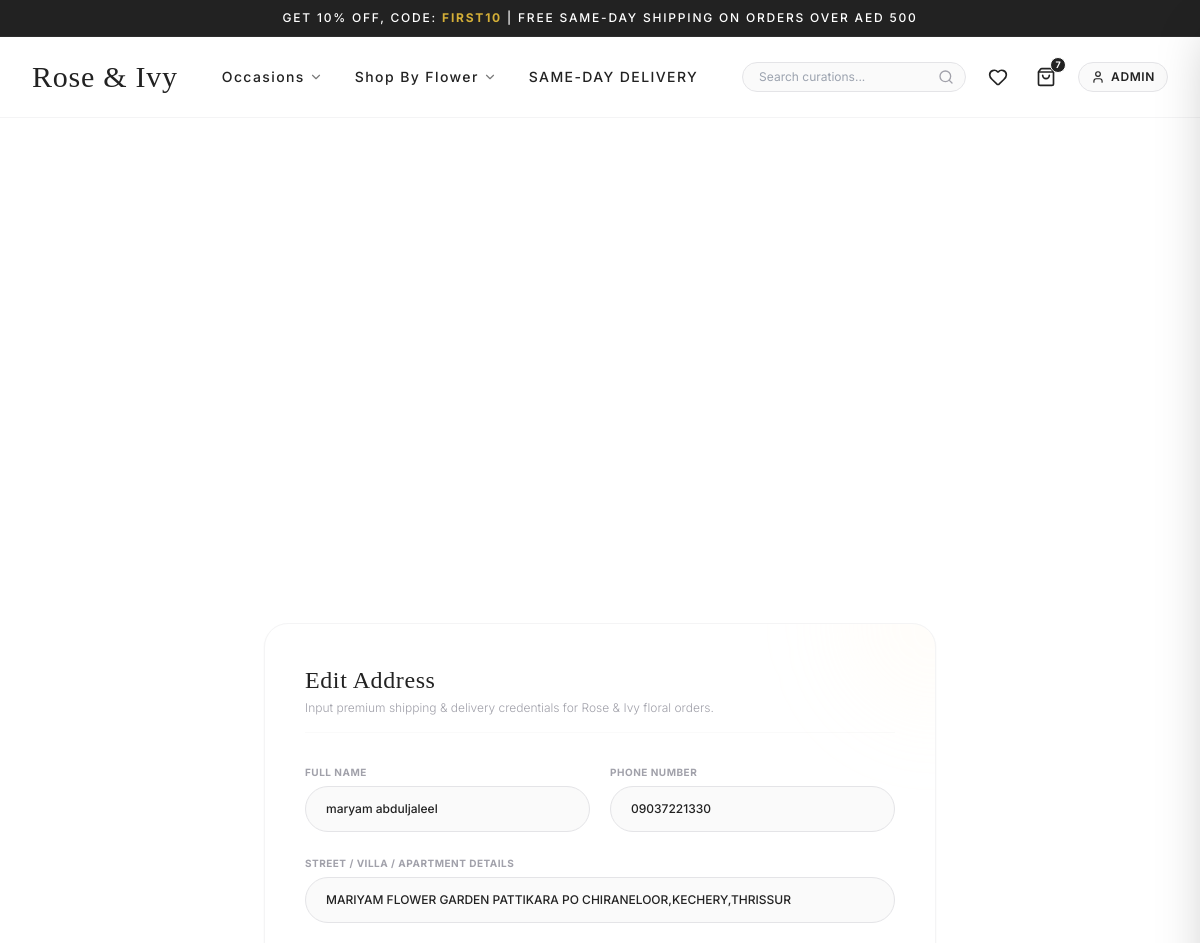
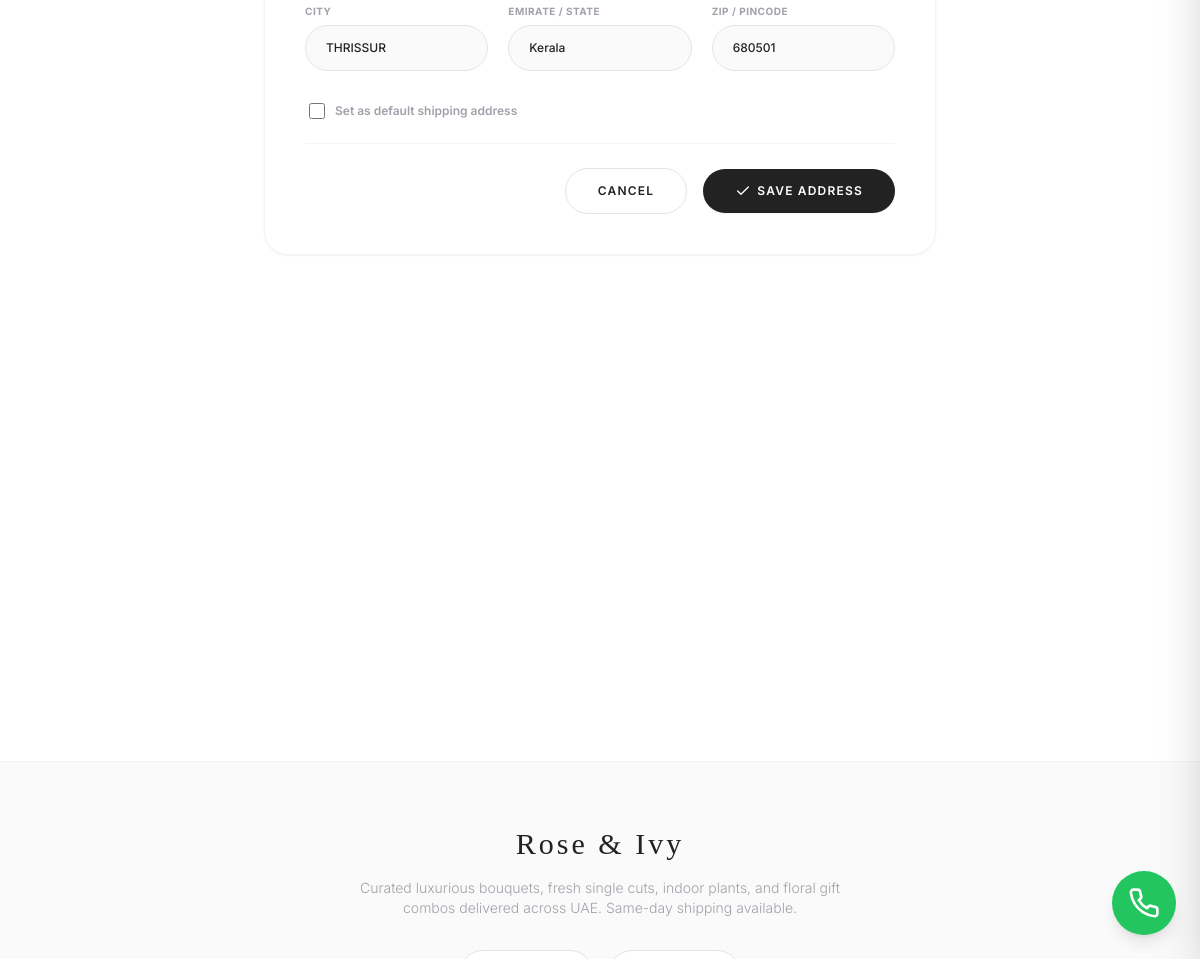
Page /accounts/address/1/edit/ (signed in) on the committed database (2 pictures, top to bottom).
### accounts/models.py (models this page shows, shortened)
class Address(models.Model):
    user = models.ForeignKey(User, on_delete=models.CASCADE, related_name='addresses')
    full_name = models.CharField(max_length=100)
    phone = models.CharField(max_length=15)
    street = models.CharField(max_length=255)
    city = models.CharField(max_length=100)
    state = models.CharField(max_length=100)
    pincode = models.CharField(max_length=10)
    is_default = models.BooleanField(default=False)
    class Meta:
        verbose_name_plural = "Addresses"

### accounts/views.py (the view)
# urls.py: path('address/<int:pk>/edit/', views.address_update_view, name='address_edit'),
@login_required
def address_update_view(request, pk):
    address = get_object_or_404(Address, pk=pk, user=request.user)
    if request.method == 'POST':
        form = AddressForm(request.POST, instance=address)
        if form.is_valid():
            form.save()
            messages.success(request, "Delivery address successfully updated.")
            return redirect('accounts:profile')
    else:
        form = AddressForm(instance=address)
    return render(request, 'accounts/address_form.html', {'form': form, 'title': 'Edit Address'})

### accounts/views.py
class AddressForm(forms.ModelForm):
    class Meta:
        model = Address
        fields = ['full_name', 'phone', 'street', 'city', 'state', 'pincode', 'is_default']
        widgets = {
            'full_name': forms.TextInput(attrs={'class': 'form-control', 'placeholder': 'Full Name'}),
            'phone': forms.TextInput(attrs={'class': 'form-control', 'placeholder': 'Phone Number'}),
            'street': forms.TextInput(attrs={'class': 'form-control', 'placeholder': 'Street Address'}),
            'city': forms.TextInput(attrs={'class': 'form-control', 'placeholder': 'City'}),
            'state': forms.TextInput(attrs={'class': 'form-control', 'placeholder': 'State'}),
            'pincode': forms.TextInput(attrs={'class': 'form-control', 'placeholder': 'Pincode'}),
            'is_default': forms.CheckboxInput(attrs={'class': 'form-check-input'}),
        }

### cart/context_processors.py (called while the page is built)
def cart_processor(request):
    cart_total_items = 0
    if request.user.is_authenticated:
        cart = Cart.objects.filter(user=request.user).first()
        if cart:
            cart_total_items = cart.total_items
    else:
        session_key = request.session.session_key
        if session_key:
            cart = Cart.objects.filter(session_key=session_key).first()
            if cart:
                cart_total_items = cart.total_items
    return {
        'cart_total_items': cart_total_items
    }

### cart/models.py (called while the page is built)
    @property
    def total_items(self):
        return sum(item.quantity for item in self.items.all())

### core/context_processors.py (called while the page is built)
def social_settings(request):
    return {
        'settings': {
            'WHATSAPP_PHONE_NUMBER': getattr(settings, 'WHATSAPP_PHONE_NUMBER', '971501234567'),
            'INSTAGRAM_USERNAME': getattr(settings, 'INSTAGRAM_USERNAME', 'roseandivyflowers'),
        }
    }

### templates/accounts/address_form.html (shortened to what this page needs)
{% extends 'base.html' %}
{% load static %}
{% block content %}
<div class="flex items-center justify-center min-h-[80vh] py-12 px-4 select-none">
    <div class="w-full max-w-2xl bg-white border border-zinc-100 p-8 md:p-10 rounded-3xl shadow-sm relative overflow-hidden">
        <div class="absolute -top-24 -right-24 w-48 h-48 bg-brandChampagne/10 rounded-full blur-2xl"></div>
        <div class="text-left mb-8 border-b border-zinc-50 pb-4">
            <h2 class="font-serif text-2xl font-medium text-brandCharcoal tracking-wide mb-1">{{ title }}</h2>
            <p class="text-zinc-400 text-xs font-light">Input premium shipping & delivery credentials for Rose & Ivy floral orders.</p>
        </div>
        <form method="POST" class="space-y-6">
            <div class="grid grid-cols-1 md:grid-cols-2 gap-5">
                <div class="space-y-1.5">
                    <label for="id_full_name" class="text-[10px] uppercase tracking-wider font-bold text-zinc-400 block">Full Name</label>
                    <input type="text" name="full_name" id="id_full_name" required placeholder="Recipient's name"
                           value="{{ form.full_name.value|default:'' }}"
                           class="w-full bg-zinc-50 border border-zinc-200 rounded-full py-3.5 px-5 text-xs text-brandCharcoal font-medium focus:outline-none focus:border-brandGold transition-all">
                </div>
                <div class="space-y-1.5">
                    <label for="id_phone" class="text-[10px] uppercase tracking-wider font-bold text-zinc-400 block">Phone Number</label>
                    <input type="text" name="phone" id="id_phone" required placeholder="e.g. +971 50 123 4567"
                           value="{{ form.phone.value|default:'' }}"
                           class="w-full bg-zinc-50 border border-zinc-200 rounded-full py-3.5 px-5 text-xs text-brandCharcoal font-medium focus:outline-none focus:border-brandGold transition-all">
                </div>
            </div>
            <div class="space-y-1.5">
                <label for="id_street" class="text-[10px] uppercase tracking-wider font-bold text-zinc-400 block">Street / Villa / Apartment Details</label>
                <input type="text" name="street" id="id_street" required placeholder="e.g. Villa 14, St. 28, Jumeirah 1"
                       value="{{ form.street.value|default:'' }}"
                       class="w-full bg-zinc-50 border border-zinc-200 rounded-full py-3.5 px-5 text-xs text-brandCharcoal font-medium focus:outline-none focus:border-brandGold transition-all">
            </div>
            <div class="grid grid-cols-1 md:grid-cols-3 gap-5">
                <div class="space-y-1.5">
                    <label for="id_city" class="text-[10px] uppercase tracking-wider font-bold text-zinc-400 block">City</label>
                    <input type="text" name="city" id="id_city" required placeholder="e.g. Dubai"
                           value="{{ form.city.value|default:'' }}"
                           class="w-full bg-zinc-50 border border-zinc-200 rounded-full py-3.5 px-5 text-xs text-brandCharcoal font-medium focus:outline-none focus:border-brandGold transition-all">
                </div>
                <div class="space-y-1.5">
                    <label for="id_state" class="text-[10px] uppercase tracking-wider font-bold text-zinc-400 block">Emirate / State</label>
                    <input type="text" name="state" id="id_state" required placeholder="e.g. Dubai / Abu Dhabi"
                           value="{{ form.state.value|default:'' }}"
                           class="w-full bg-zinc-50 border border-zinc-200 rounded-full py-3.5 px-5 text-xs text-brandCharcoal font-medium focus:outline-none focus:border-brandGold transition-all">
                </div>
                <div class="space-y-1.5">
                    <label for="id_pincode" class="text-[10px] uppercase tracking-wider font-bold text-zinc-400 block">Zip / Pincode</label>
                    <input type="text" name="pincode" id="id_pincode" required placeholder="e.g. 00000 / Jumeirah"
                           value="{{ form.pincode.value|default:'' }}"
                           class="w-full bg-zinc-50 border border-zinc-200 rounded-full py-3.5 px-5 text-xs text-brandCharcoal font-medium focus:outline-none focus:border-brandGold transition-all">
                </div>
            </div>
            <div class="flex items-center gap-2.5 pt-2 pl-1">
                <input type="checkbox" name="is_default" id="id_is_default"
                       class="w-4 h-4 text-brandGold border-zinc-300 rounded focus:ring-brandGold/40 bg-zinc-50">
                <label for="id_is_default" class="text-xs text-zinc-400 font-semibold cursor-pointer">
                    Set as default shipping address
                </label>
            </div>
            <div class="flex items-center justify-end gap-4 pt-6 border-t border-zinc-100">
                <a href="{% url 'accounts:profile' %}"
                   class="border border-zinc-200 text-brandCharcoal hover:bg-zinc-50 transition-colors text-xs font-semibold uppercase tracking-widest px-8 py-3.5 rounded-full">
                    Cancel
                </a>
                <button type="submit"
                        class="bg-brandCharcoal hover:bg-brandGold text-white transition-all duration-300 text-xs font-semibold uppercase tracking-widest px-8 py-3.5 rounded-full shadow-sm hover:shadow flex items-center gap-1.5">
                    <i data-lucide="check" class="w-4 h-4"></i> Save Address
                </button>
            </div>
        </form>
    </div>
</div>
{% endblock %}

### templates/base.html (shortened to what this page needs)
{% load static %}
<!DOCTYPE html>
<html lang="en">
<head>
    <script src="https://cdn.tailwindcss.com"></script>
</head>
<body class="bg-brandWhite text-brandCharcoal font-sans min-h-screen flex flex-col antialiased">
    <div class="bg-brandCharcoal text-white text-[10px] md:text-xs tracking-[0.15em] font-medium py-2.5 text-center px-4 uppercase select-none border-b border-white/5">
        GET 10% OFF, CODE: <span class="text-brandGold font-bold">FIRST10</span> | FREE SAME-DAY SHIPPING ON ORDERS OVER AED 500
    </div>
    <header class="sticky top-0 bg-white/95 backdrop-blur-md z-40 border-b border-zinc-100 transition-all">
        <div class="max-w-7xl mx-auto px-4 sm:px-6 lg:px-8 h-20 flex items-center justify-between">
            <a href="{% url 'store:home' %}" class="flex items-center gap-2 group">
                <span class="font-serif text-2xl md:text-3xl font-medium tracking-wide text-brandCharcoal transition-colors hover:text-brandGold">
                    Rose & Ivy
                </span>
            </a>
            <nav class="hidden lg:flex items-center gap-8 font-medium text-sm tracking-widest text-brandCharcoal uppercase">
                <div class="relative group py-4">
                    <button class="flex items-center gap-1 hover:text-brandGold transition-colors nav-hover-line">
                        Occasions <i data-lucide="chevron-down" class="w-3.5 h-3.5 opacity-60"></i>
                    </button>
                </div>
                <div class="relative group py-4">
                    <button class="flex items-center gap-1 hover:text-brandGold transition-colors nav-hover-line">
                        Shop By Flower <i data-lucide="chevron-down" class="w-3.5 h-3.5 opacity-60"></i>
                    </button>
                </div>
                <a href="{% url 'store:product_list' %}" class="hover:text-brandGold transition-colors nav-hover-line py-4">
                    Same-Day Delivery
                </a>
            </nav>
            <div class="flex items-center gap-4">
                <form action="{% url 'store:product_list' %}" method="GET" class="relative hidden sm:flex items-center">
                    <input type="search" placeholder="Search curations..." name="q" value="{{ request.GET.q|default:'' }}"
                           class="w-48 lg:w-56 bg-zinc-50 text-xs border border-zinc-200 rounded-full py-1.5 pl-4 pr-10 focus:outline-none focus:border-brandGold focus:bg-white transition-all text-brandCharcoal">
                    <button type="submit" class="absolute right-3 text-zinc-400 hover:text-brandGold">
                        <i data-lucide="search" class="w-4 h-4"></i>
                    </button>
                </form>
                <a href="{% url 'store:wishlist' %}" class="text-brandCharcoal hover:text-brandGold p-1.5 transition-colors relative" title="Wishlist">
                    <i data-lucide="heart" class="w-5 h-5"></i>
                </a>
                <button onclick="openCartDrawer()" class="text-brandCharcoal hover:text-brandGold p-1.5 transition-colors relative" title="Shopping Bag">
                    <i data-lucide="shopping-bag" class="w-5 h-5"></i>
                    <span id="cart-badge" class="absolute -top-1 -right-1 bg-brandCharcoal text-white text-[9px] font-bold rounded-full w-4 h-4 flex items-center justify-center border border-white">
                        {{ cart_total_items|default:0 }}
                    </span>
                </button>
                {% if user.is_authenticated %}
                    <div class="relative group">
                        <button class="flex items-center gap-1.5 text-xs tracking-wider uppercase font-semibold text-brandCharcoal hover:text-brandGold border border-zinc-200 rounded-full px-3 py-1.5 bg-zinc-50">
                            <i data-lucide="user" class="w-3.5 h-3.5"></i>
                            <span class="max-w-[70px] truncate hidden md:inline">{{ user.username }}</span>
                        </button>
                    </div>
                {% endif %}
            </div>
        </div>
    </header>
    <main class="flex-grow py-8 max-w-7xl mx-auto px-4 sm:px-6 lg:px-8 w-full">
        {% block content %}{% endblock %}
    </main>
    <footer class="bg-zinc-50 border-t border-zinc-100 py-16 mt-auto select-none">
        <div class="max-w-7xl mx-auto px-4 sm:px-6 lg:px-8 text-center">
            <h5 class="font-serif text-3xl text-brandCharcoal tracking-widest mb-4">Rose & Ivy</h5>
            <p class="text-zinc-400 text-xs md:text-sm max-w-lg mx-auto font-light leading-relaxed mb-8">
                Curated luxurious bouquets, fresh single cuts, indoor plants, and floral gift combos delivered across UAE. Same-day shipping available.
            </p>
            <div class="flex justify-center items-center gap-4 mb-8">
                <a href="https://wa.me/{{ settings.WHATSAPP_PHONE_NUMBER }}?text=Hi! I'm reaching out from the Flower Shop website..."
                   target="_blank"
                   rel="noopener noreferrer"
                   class="flex items-center gap-2 bg-white border border-zinc-200 hover:border-green-500 hover:bg-green-50 text-zinc-600 hover:text-green-700 px-5 py-3 rounded-full transition-all duration-300 shadow-sm hover:shadow-md group">
                </a>
                <a href="https://instagram.com/{{ settings.INSTAGRAM_USERNAME }}"
                   target="_blank"
                   rel="noopener noreferrer"
                   class="flex items-center gap-2 bg-white border border-zinc-200 hover:border-pink-500 hover:bg-pink-50 text-zinc-600 hover:text-pink-700 px-5 py-3 rounded-full transition-all duration-300 shadow-sm hover:shadow-md group">
                </a>
            </div>
        </div>
    </footer>
    <a href="https://wa.me/{{ settings.WHATSAPP_PHONE_NUMBER }}?text=Hi! I'm reaching out from the Flower Shop website..."
       target="_blank"
       rel="noopener noreferrer"
       class="fixed bottom-6 right-6 z-50 bg-green-500 hover:bg-green-600 text-white w-14 h-14 md:w-16 md:h-16 rounded-full flex items-center justify-center shadow-lg hover:shadow-xl transition-all duration-300 group animate-pulse hover:animate-none"
       style="animation-duration: 2s;">
    </a>
</body>
</html>

### templates/base.html (style rules this page uses)
.nav-hover-line { position: relative; }
.nav-hover-line::after { content: ''; position: absolute; width: 0; height: 1px; bottom: -4px; left: 50%; background-color: #D4AF37; transition: all 0.3s ease; transform: translateX(-50%); }

### rows in the picture
Address: full_name "maryam abduljaleel", phone "09037221330", street "MARIYAM FLOWER GARDEN PATTIKARA PO CHIRANELOOR,KECHERY,THRISSUR", city "THRISSUR", state "Kerala", pincode "680501"

### other values in the picture
{{ cart_total_items|default:0 }} "7"
{{ user.username }} "ADMIN"
{{ title }} "Edit Address"
